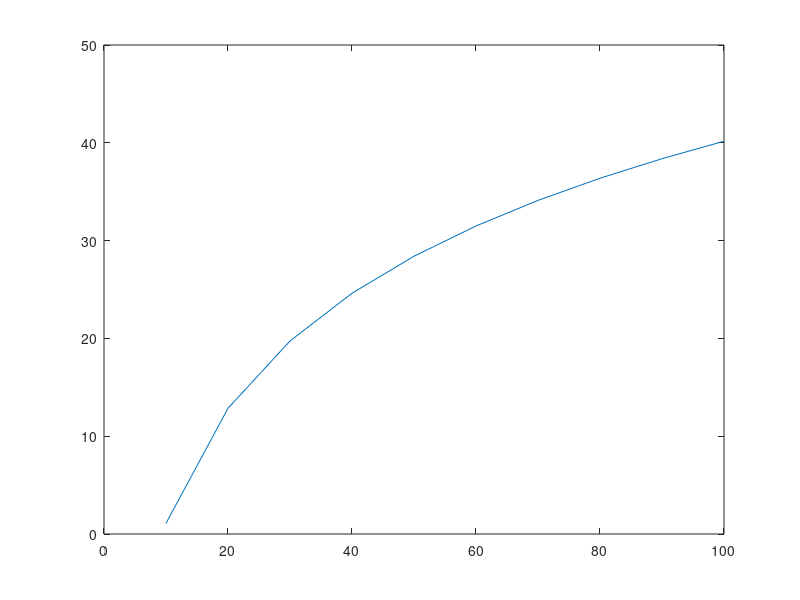

This figure's MATLAB source:
clear
temp = [10:10:100 ];
for i=1:length(temp)
V =@(x,b,kon,cl,koff,scale,betat,np) b*((kon*cl)-koff*exp(((x*scale*betat)/np)));
t = 0:15;                       % s
koff = 1.5;                     % 1/s
kon = 0.16;                     % 1/um2s
cl = temp(i);                       % # molecules / um2
np=4;
b = 8./1000;                    % reaction zone in um 
scale= (1).*1e-9;               % Barrier
Temp = 1.381e-23.*307.15;       % Temperatue  kelvin
kappa = 5e-20;                  % Bending modulus
sigmai = 2e-7;                   % Membrane tension
betat = 1.0/Temp;
fun = @(x) V(x,b,kon,cl,koff,scale,betat,np);    % function of x alone
x (i) = fzero(fun,1e-19);
end
kappa = (x.^2)./(8.*pi.*sigmai)
figure ; plot (temp, x.*1e12)